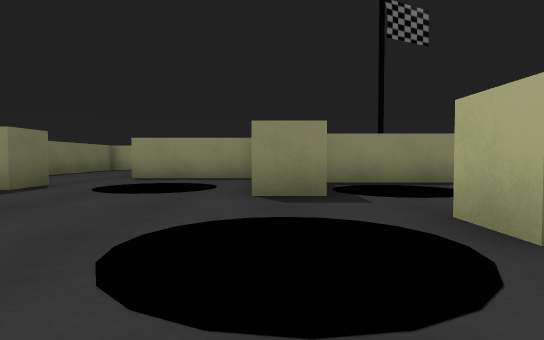
View 1 (above)

21 first-person views from a walk through a Unity game level. The camera is 0.51 m above the floor, tilts 2° down and sees 75° across. The floor is counted in squares, 1 m on a side. Each view is taken from the middle of a square. On the plan, view 1 faces up. The plan holds only what a view shows up to about 9 squares ahead; the rest is blank. The player character is not drawn.

View 2
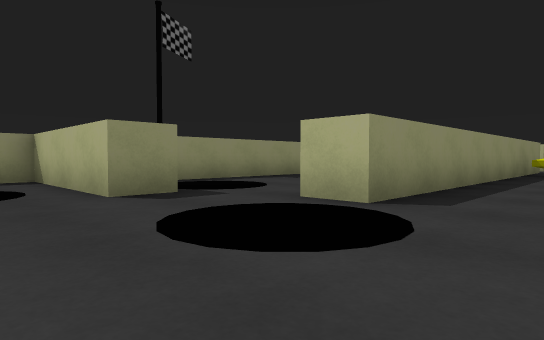

View 3
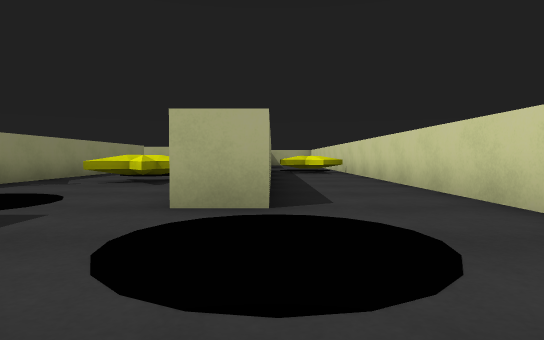

View 4
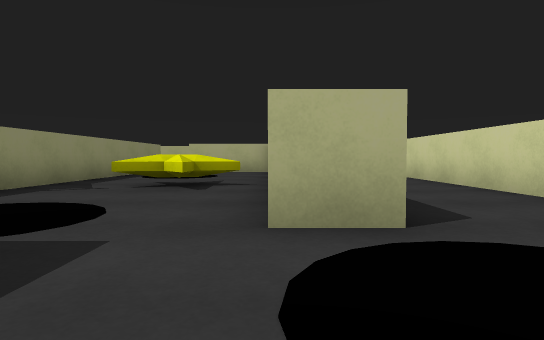

View 5
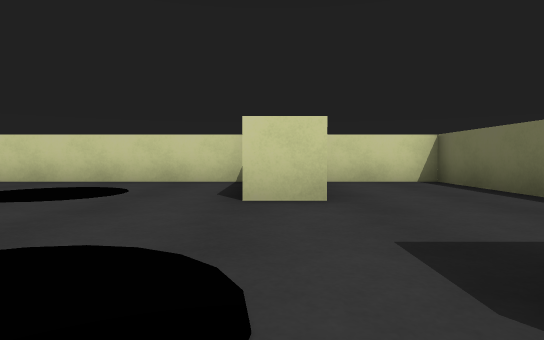

View 6
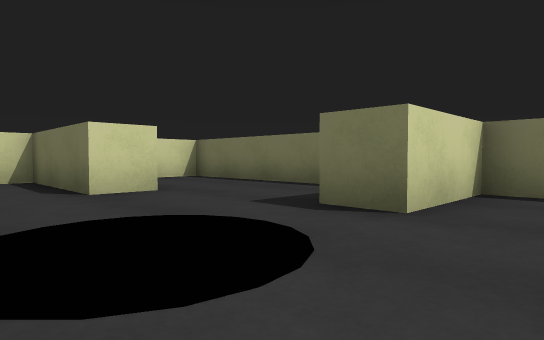

View 7
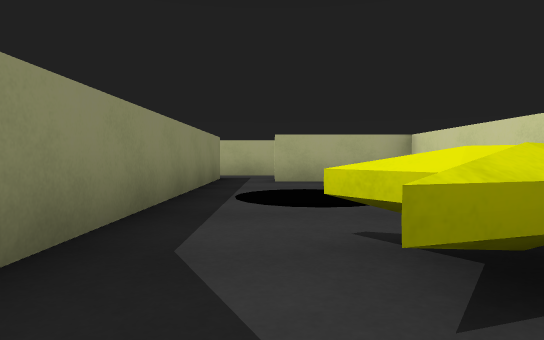

View 8
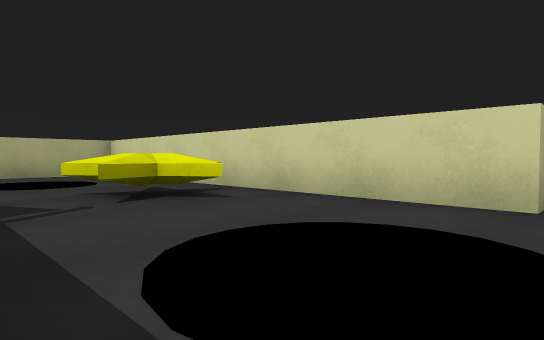

View 9
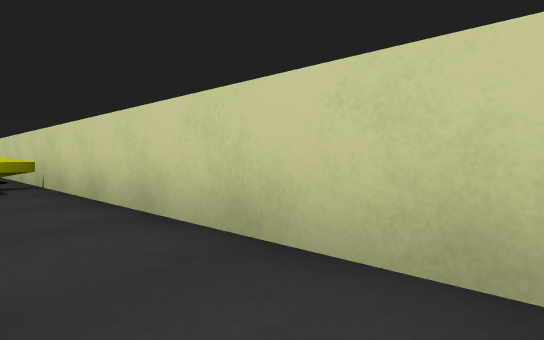

View 10
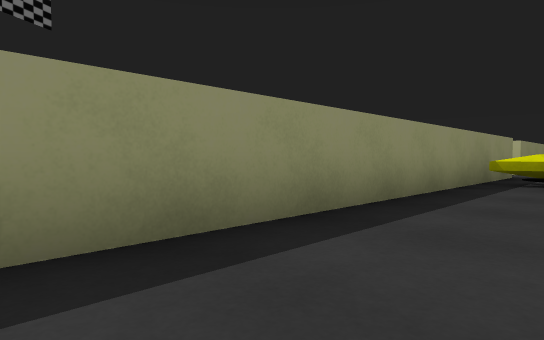

View 11
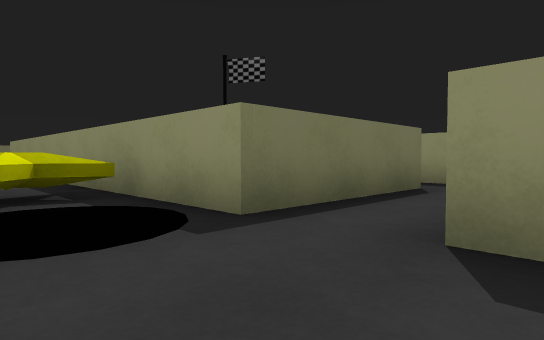

View 12
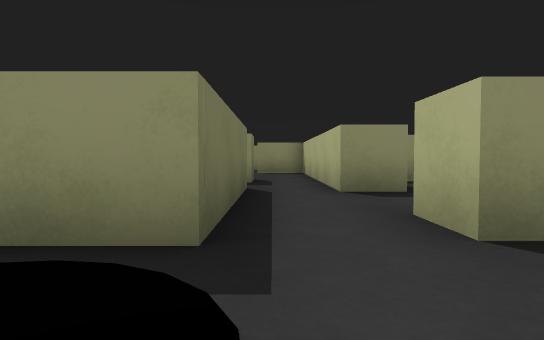

View 13
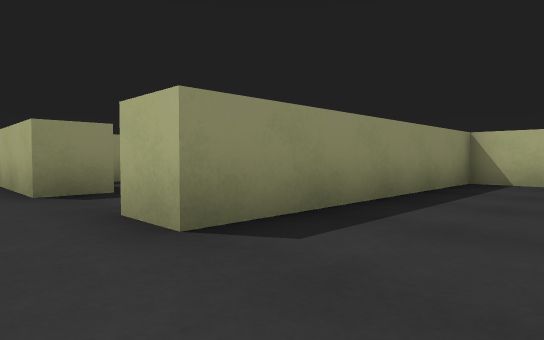

View 14
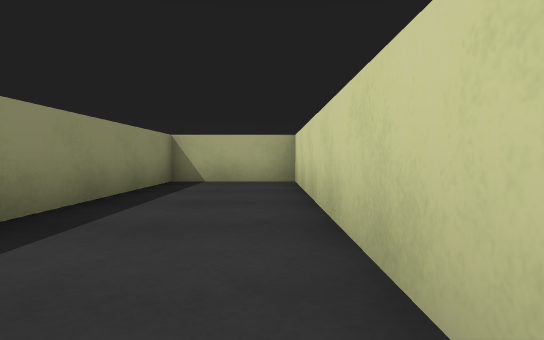

View 15
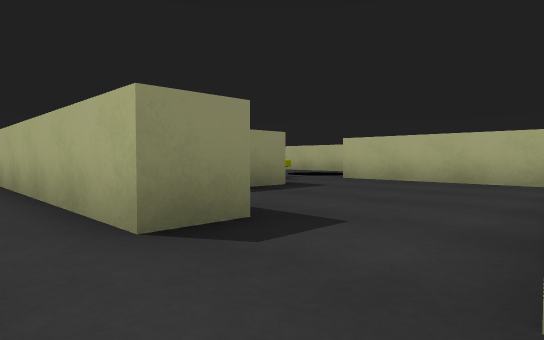

View 16
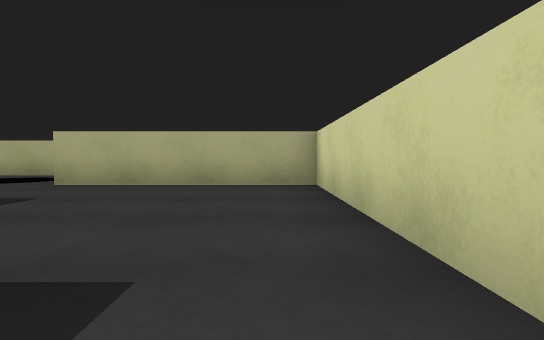

View 17
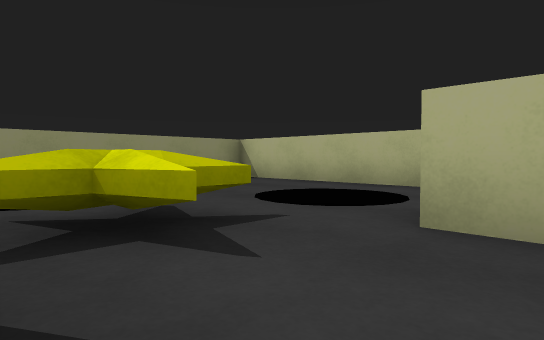

View 18
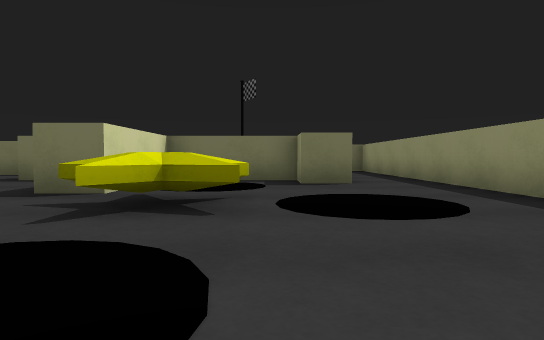

View 19
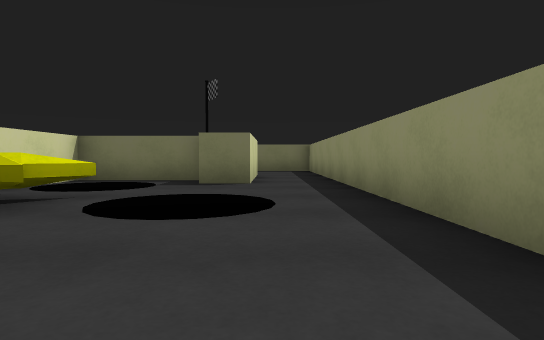

View 20
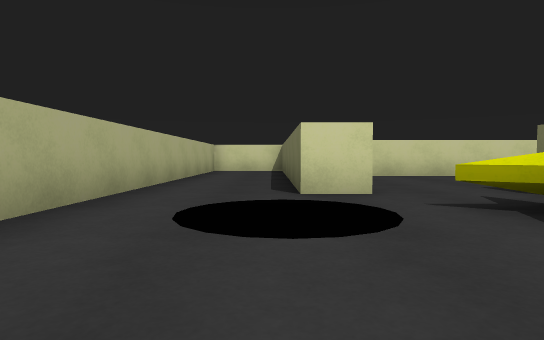

View 21
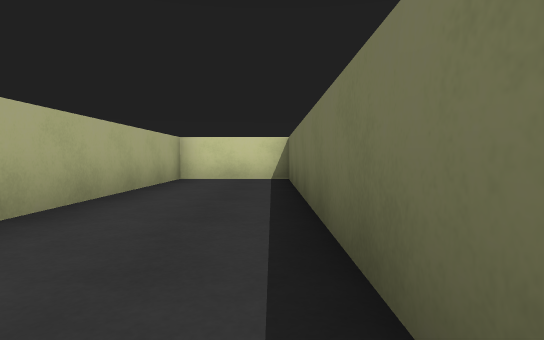

### Floor plan
Key: @ floor where view 1 was taken; # wall or solid block; . floor; S star; F flag; O other object.
Columns run from 7 left of view 1 to 24 right of it. Each row starts with its distance up from view 1.
 15                      ##########
 14                      ..........#
 13                      .....O....#
 12                      ###.O O...#
 11                      ##.O.O....#
 10                      ##O ...OOO#
  9   ..####  F         .##OO.S..O.#
  8   .....#############.####...#..#
  7 #....O.#.............# .....#..#
  6 ###.O O#OO.....OO....##.....#..#
  5   ...O.#OO.....OO..#........#..#
  4 #............S.....#........#..#
  3 #......O.###########..#######..#
  2 #...#.O O###########..#######..#
  1 #...#..O..........OOO.......#..#
  0 #...#..@.........S.O........#..#
 -1 ################################

Positions as (right, up) in squares from view 1, and headings:
1: (0, 0), facing up
2: (-2, 0), facing up-right
3: (-2, 2), facing right
4: (-1, 3), facing right
5: (-3, 7), facing down
6: (-1, 8), facing down-left
7: (4, 6), facing right
8: (1, 7), facing down-right
9: (3, 1), facing down-right
10: (2, 0), facing up-right
11: (15, 0), facing up-left
12: (13, 0), facing up
13: (13, 0), facing up-right
14: (13, 0), facing right
15: (13, 3), facing up-right
16: (14, 4), facing right
17: (18, 7), facing up-right
18: (23, 11), facing left
19: (23, 13), facing left
20: (22, 13), facing down
21: (22, 8), facing down
